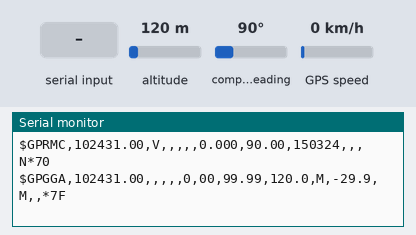
Bench run of a sketch on a simulated ESP8266 (NodeMCU). On the bench: the last lines printed to the serial monitor. The test bench sets the inputs (shaded band); at power-on: altitude 120 m, compass heading 90°, GPS speed 0 km/h. The GPS gets a fix after 3 s at 37.7749, -122.4194 with 8 satellites.

Above: at 1.2 s.
1.3 s: altitude set to 20 m
At 2.4 s:
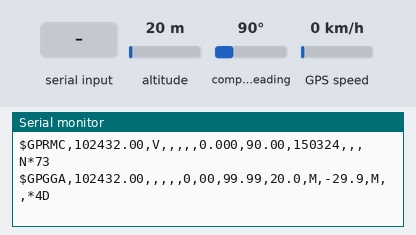
4.6 s: "1" received over the second serial link
8.1 s: compass heading set to 7°
At 8.1 s:
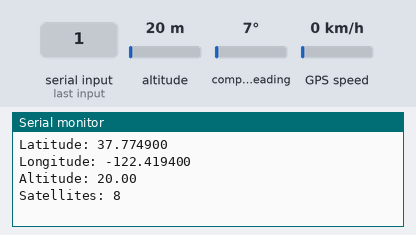
12.5 s: GPS speed set to 60 km/h
16.3 s: altitude set to 250 m
At 17.8 s:
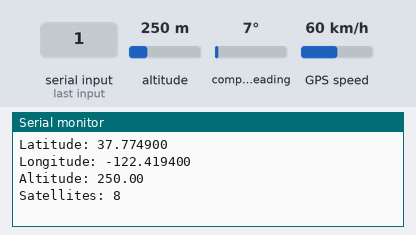
20.7 s: "0" received over the second serial link
Timing chart, 0 to 23.7 s (numbered marks = the images above; inputs shaded):
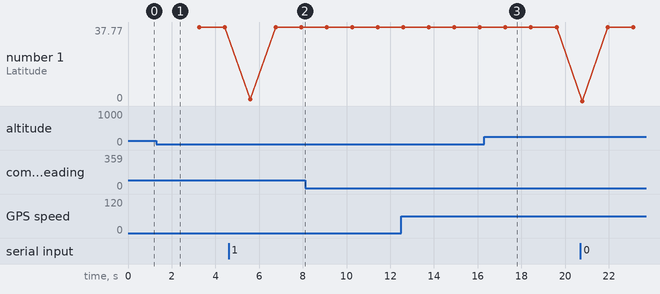

Measured:
- after the input at 1.3 s, the serial monitor: prints a new line after 0.83 s (image 1)
- after the input at 16.3 s, the serial monitor: prints a new line after 0.89 s (image 3)

The sketch:

gpstestcode.ino
```cpp
#include <TinyGPS++.h>
#include <HardwareSerial.h>
#define RX D7
#define GPS_BAUD 9600

TinyGPSPlus gps;

HardwareSerial gpsSerial(2);

void setup()
{
    Serial.begin(9600);

  gpsSerial.begin(GPS_BAUD, SERIAL_8N1, RX);
  Serial.println("Serial 2 started at 9600 baud rate");

}

void loop() {
  while (gpsSerial.available() > 0) {
    char gpsData = gpsSerial.read();
    gps.encode(gpsData);
    Serial.print(gpsData);
  }

  if (gps.location.isUpdated()) {
    Serial.print("Latitude: ");
    Serial.println(gps.location.lat(), 6); // Latitude in degrees
    Serial.print("Longitude: ");
    Serial.println(gps.location.lng(), 6); // Longitude in degrees
    Serial.print("Altitude: ");
    Serial.println(gps.altitude.meters()); // Altitude in meters
    Serial.print("Satellites: ");
    Serial.println(gps.satellites.value()); // Number of satellites in use
  }

  delay(1000);
}
```
